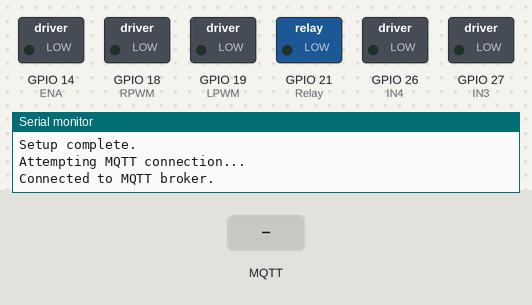
Recording of a sketch running on a simulated ESP32. On the bench: switched loads named in the sketch (green lamp = pin HIGH), the last lines printed to the serial monitor. The inputs (shaded band) are chosen by the test bench. WiFi joins after 1.5 s; servers stay silent unless stated; no MQTT or app messages arrive unless stated.

Above: at 3.2 s.
3.3 s: MQTT message "forward" arrives on the first subscribed topic
At 4.5 s:
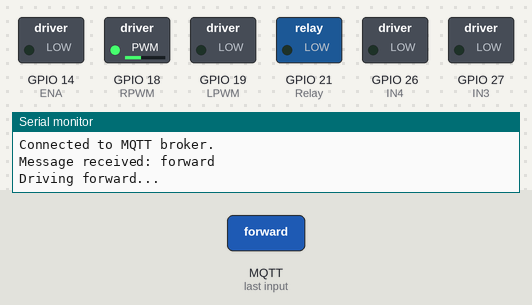
4.8 s: MQTT message "backward" arrives on the first subscribed topic
At 5.8 s:
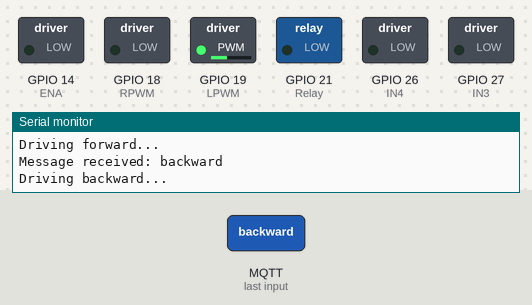
6.3 s: MQTT message "left" arrives on the first subscribed topic
At 6.9 s:
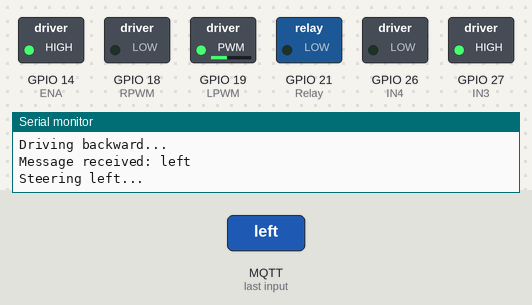
7.8 s: MQTT message "stop" arrives on the first subscribed topic
At 9.0 s:
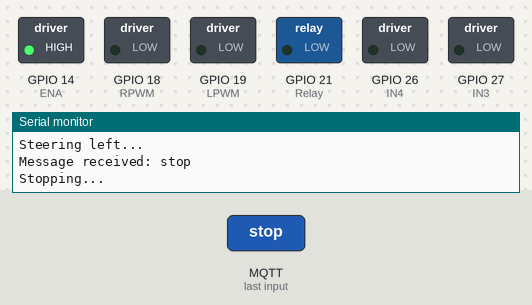
9.3 s: MQTT message "right" arrives on the first subscribed topic
At 10.4 s:
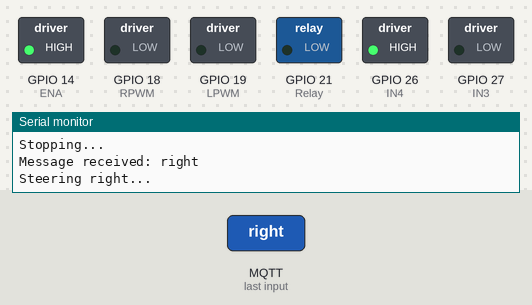
10.8 s: MQTT message "forward_left" arrives on the first subscribed topic
At 11.5 s:
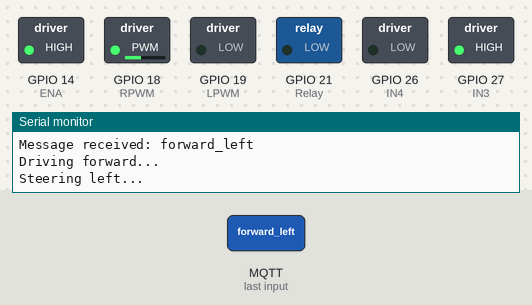
Timing chart, 0 to 13.3 s (numbered marks = the images above; inputs shaded):
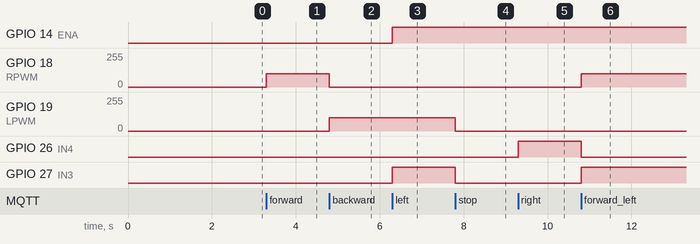

The sketch:

Logbook9.ino
```cpp
#include <WiFi.h>
#include <HTTPClient.h>
#include <PubSubClient.h>

// WiFi credentials
const char* ssid = "ICT-LAB WORKSPACE";
const char* password = "ICTLAB2024";

// MQTT broker credentials
const char* mqtt_server = "broker.hivemq.com";
const int mqtt_port = 1883;
const char* topic = "rc/control";

// Pin definitions for motor control
const int RPWM = 18;
const int LPWM = 19;
const int ENA = 14;
const int IN3 = 27;
const int IN4 = 26;
const int Relay = 21;

// API endpoints
const String apiBase = "http://192.168.1.226/api_project/";
const String postEndpoint = "post.php";

// Variables for sensor data
float sensorSpeed = 50.5;
float sensorBattery = 80.2;

WiFiClient espClient;
PubSubClient client(espClient);

// Function Prototypes
void setupWiFi();
void callback(char* topic, byte* payload, unsigned int length);
void reconnect();
void sendPost(float speed, float battery);
void motorForward();
void motorBackward();
void motorStop();
void steerLeft();
void steerRight();
void stopSteer();
void relayOn();
void relayOff();

void setup() {
  Serial.begin(115200);

  // Set the motor and steering control pins as outputs
  pinMode(ENA, OUTPUT);
  pinMode(RPWM, OUTPUT);
  pinMode(LPWM, OUTPUT);
  pinMode(IN3, OUTPUT);
  pinMode(IN4, OUTPUT);
  pinMode(Relay, OUTPUT);

  // Initialize WiFi and MQTT connection
  setupWiFi();
  client.setServer(mqtt_server, mqtt_port);
  client.setCallback(callback);

  Serial.println("Setup complete.");
}

void loop() {
  // Ensure the client is connected to the MQTT broker
  if (!client.connected()) {
    reconnect();
  }
  client.loop();  // Process incoming MQTT messages
}

// Function to connect to WiFi
void setupWiFi() {
  delay(10);
  Serial.println("Connecting to WiFi...");
  WiFi.begin(ssid, password);
  while (WiFi.status() != WL_CONNECTED) {
    delay(1000);
    Serial.print(".");
  }
  Serial.println("\nWiFi connected.");
  Serial.print("IP Address: ");
  Serial.println(WiFi.localIP());
}

// Function to handle incoming MQTT messages
void callback(char* topic, byte* payload, unsigned int length) {
  String message = "";
  for (int i = 0; i < length; i++) {
    message += (char)payload[i];
  }
  Serial.print("Message received: ");
  Serial.println(message);

  // Control based on received message
  if (message == "forward") {
    motorForward();
    stopSteer();
  } else if (message == "backward") {
    motorBackward();
    stopSteer();
  } else if (message == "stop") {
    motorStop();
    stopSteer();
  } else if (message == "left") {
    steerLeft();
  } else if (message == "right") {
    steerRight();
  } else if (message == "forward_left") {
    motorForward();
    steerLeft();
  } else if (message == "forward_right") {
    motorForward();
    steerRight();
  } else if (message == "backward_left") {
    motorBackward();
    steerLeft();
  } else if (message == "backward_right") {
    motorBackward();
    steerRight();
  } else if (message == "rlyon") {
    relayOn();
  } else if (message == "rlyoff") {
    relayOff();
  } else if (message == "get_data") {
    Serial.println("Sending data in response to 'get_data' command.");
    sendPost(sensorSpeed, sensorBattery);
    client.publish("rc/response", "Data sent successfully.");
  } else {
    Serial.println("Unknown command.");
  }
}

// Function to reconnect to the MQTT broker
void reconnect() {
  while (!client.connected()) {
    Serial.println("Attempting MQTT connection...");
    if (client.connect("PRAKTIKUM_EE_087")) {
      Serial.println("Connected to MQTT broker.");
      client.subscribe(topic);
    } else {
      Serial.print("Failed, rc=");
      Serial.print(client.state());
      Serial.println(" Retrying in 5 seconds...");
      delay(5000);
    }
  }
}

// Function to send POST request
void sendPost(float speed, float battery) {
  if (WiFi.status() == WL_CONNECTED) {
    HTTPClient http;
    String url = apiBase + postEndpoint + "?speed=" + String(speed) + "&battery=" + String(battery);
    http.begin(url);

    int httpResponseCode = http.POST("");
    if (httpResponseCode > 0) {
      Serial.print("POST Response: ");
      Serial.println(httpResponseCode);
      Serial.println(http.getString());
    } else {
      Serial.print("Error on sending POST: ");
      Serial.println(httpResponseCode);
    }
    http.end();
  } else {
    Serial.println("WiFi not connected. Unable to send data.");
  }
}

// Motor control functions
void motorForward() {
  analogWrite(RPWM, 100);
  analogWrite(LPWM, 0);
  Serial.println("Driving forward...");
}

void motorBackward() {
  analogWrite(RPWM, 0);
  analogWrite(LPWM, 100);
  Serial.println("Driving backward...");
}

void motorStop() {
  analogWrite(RPWM, 0);
  analogWrite(LPWM, 0);
  stopSteer();
  Serial.println("Stopping...");
}

void steerLeft() {
  digitalWrite(IN3, HIGH);
  digitalWrite(IN4, LOW);
  digitalWrite(ENA, HIGH);
  Serial.println("Steering left...");
}

void steerRight() {
  digitalWrite(IN3, LOW);
  digitalWrite(IN4, HIGH);
  digitalWrite(ENA, HIGH);
  Serial.println("Steering right...");
}

void stopSteer() {
  digitalWrite(IN3, LOW);
  digitalWrite(IN4, LOW);
}

void relayOn() {
  digitalWrite(Relay, HIGH);
}

void relayOff() {
  digitalWrite(Relay, LOW);
}
```

Measured:
- after the input at 3.3 s, GPIO 18 (RPWM): 0/255 → 100/255 at once
- after the input at 4.8 s, GPIO 18 (RPWM): 100/255 → 0/255 at once; GPIO 19 (LPWM): 0/255 → 100/255 at once
- after the input at 6.3 s, GPIO 14 (ENA), GPIO 27 (IN3): LOW → HIGH at once
- after the input at 7.8 s, GPIO 19 (LPWM): 100/255 → 0/255 at once; GPIO 27 (IN3): HIGH → LOW at once
- after the input at 9.3 s, GPIO 26 (IN4): LOW → HIGH at once
- after the input at 10.8 s, GPIO 18 (RPWM): 0/255 → 100/255 at once; GPIO 26 (IN4): HIGH → LOW at once; GPIO 27 (IN3): LOW → HIGH at once
